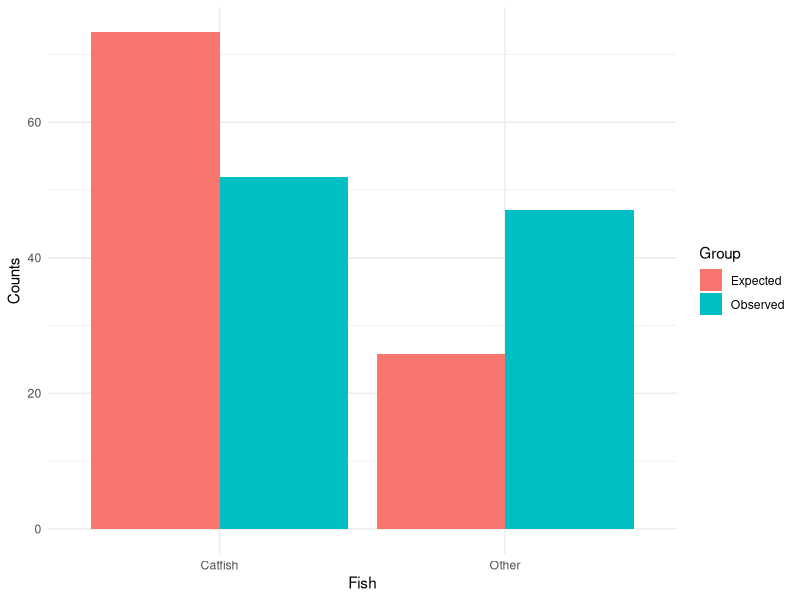
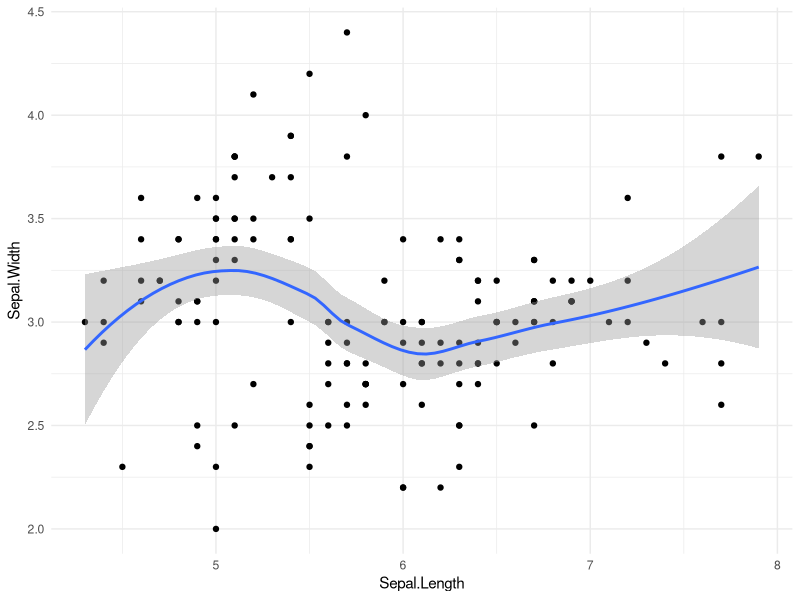
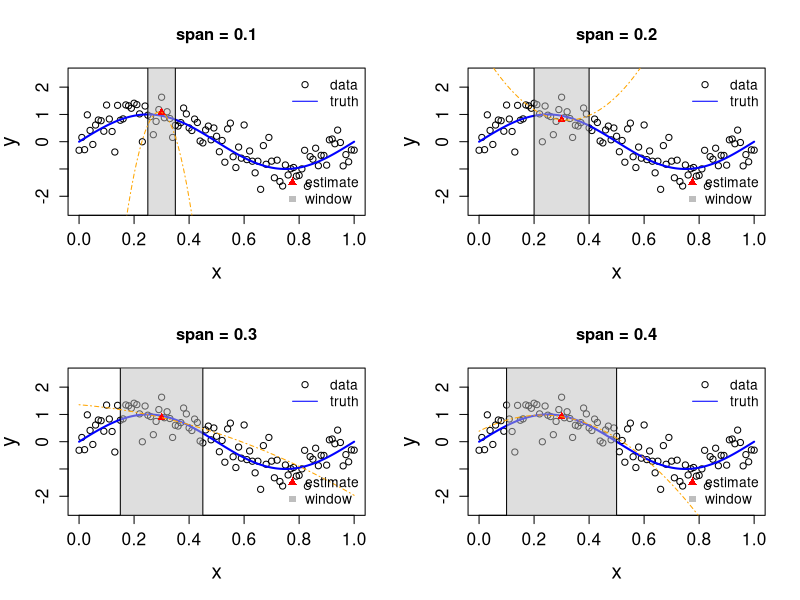
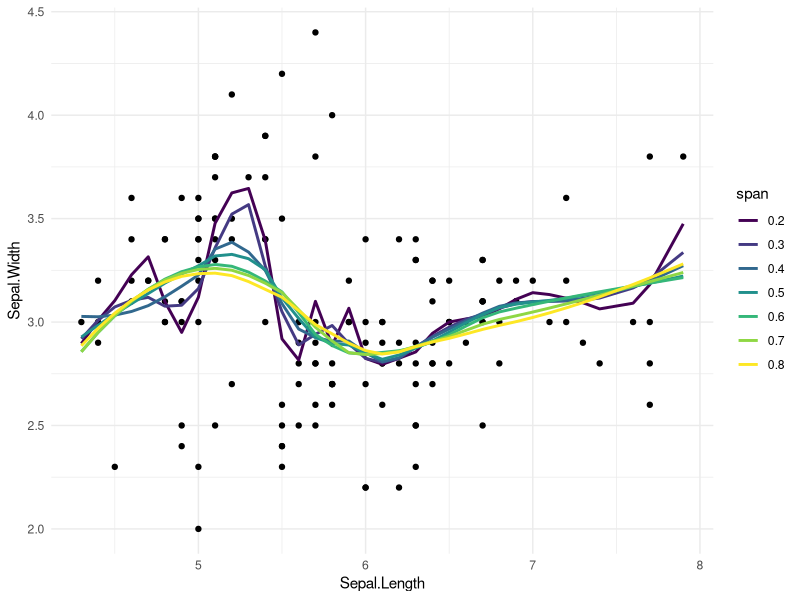
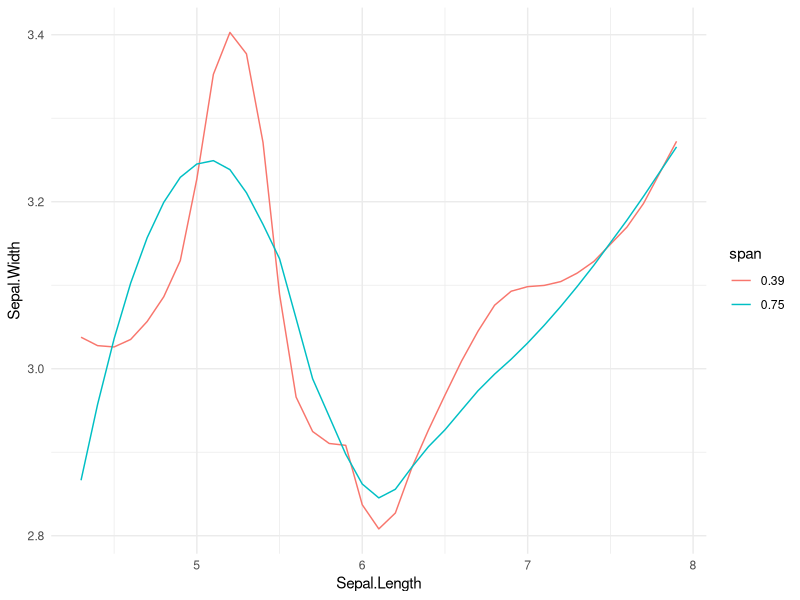
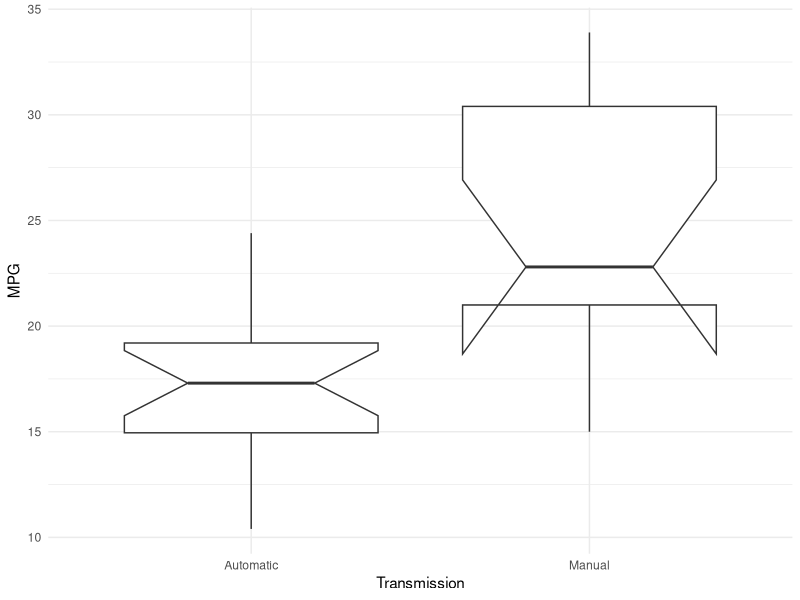
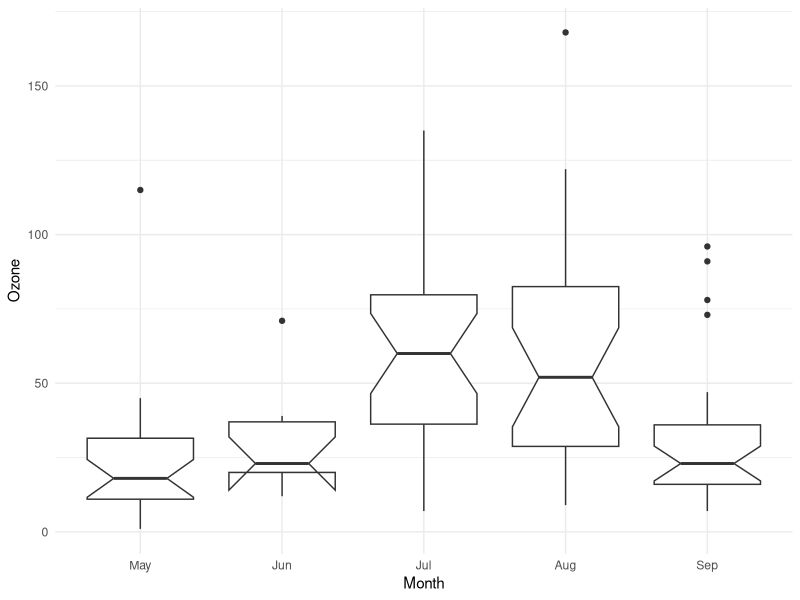

Generate these figures, in order, with R:
## ---- chunk 1
library( tidyverse )
library( forcats )
theme_set( theme_minimal() ) 
## ---- chunk 2
catfish <- 52
non_catfish <- 47 
## ---- chunk 3
samples <- c( catfish, non_catfish )
p_catfish <- 0.74
## ---- chunk 4
df <- data.frame( Counts = c( samples, 0.74 * sum(samples), ( (1-0.74) * sum(samples) )),
                    Fish = c("Catfish", "Other", "Catfish", "Other"),
                    Group = c("Observed","Observed", "Expected", "Expected") )

ggplot( df, 
        aes(Fish,Counts, fill=Group) )+ 
  geom_bar( position="dodge", stat="identity") 
## ---- chunk 5
fit <- binom.test(x=samples, p = p_catfish )
fit 
## ---- chunk 6
Observed <- matrix( c(52, 47, 32, 18), nrow=2, byrow = TRUE)
rownames( Observed ) <- c("Population 1", "Population 2")
colnames( Observed ) <- c("Catfish", "Other")
Observed
## ---- chunk 7
n1 <- 52 + 47
n2 <- 32 + 18 

Expected <- matrix( c( 0.74 * n1, 
                       (1-0.74) * n1, 
                       0.74 * n2,
                       (1-0.74) * n2), nrow=2, byrow = TRUE)
rownames( Expected ) <- c("Population 1", "Population 2")
colnames( Expected ) <- c("Catfish", "Other")
Expected
## ---- chunk 8
T <- sum(  (Observed - Expected)^2 / Expected )
T
## ---- chunk 9
alpha <- 0.05
p <- 1.0 - alpha 
critical.value <- qchisq( p ,1)
critical.value
## ---- chunk 10
p.value <- 1.0 - pchisq( T, df=1 )
p.value
## ---- chunk 11
df <- data.frame( Sample = 1:149,
                  Species = factor( c( rep("Catfish", 52), rep("Other", 47), 
                                       rep("Catfish", 32), rep("Other",18) ) ),
                  Site = factor( c( rep("Population 1", 99), rep("Population 2", 50))),
                  Measurement = rnorm(149,mean=12, sd=3))
summary( df )
## ---- chunk 12
head(df)
## ---- chunk 13
table( df$Site, df$Species )
## ---- chunk 14
iris |> 
  ggplot( aes(Sepal.Length, Sepal.Width) ) + 
  geom_point() + 
  stat_smooth()
## ---- chunk 15
tricube <- function(x, delta = 0.1) {
  ifelse(abs(x) < delta, (1 - abs(x)^3)^3, 0)
}
set.seed(1)
n <- 101
x <- seq(0, 1, length.out = n)
fx <- sin(2 * pi * x)
y <- fx + rnorm(n, sd = 0.5)

# define x* and color for window
xstar <- 0.3
cols <- rgb(190/255,190/255,190/255,alpha=0.5)

# set-up 2 x 2 subplot
par(mfrow = c(2,2))

# loop through spans (0.1, 0.2, 0.3, 0.4)
for(s in c(0.1, 0.2, 0.3, 0.4)){
  
  # plot data and true function
  plot(x, y, main = paste0("span = ", s), ylim = c(-2.5, 2.5),
       cex.lab = 1.5, cex.axis = 1.25)
  lines(x, fx, col = "blue", lwd = 2)
  
  # plot window
  window <- c(xstar - s / 2, xstar + s / 2)
  rect(window[1], -3, window[2], 3, col = cols)
  
  # define weights
  w <- tricube(x - xstar, delta = s / 2)
  
  # plot estimate
  X <- cbind(1, x - 0.5, (x - 0.5)^2)
  X.w <- sqrt(w) * X
  y.w <- sqrt(w) * y
  beta <- solve(crossprod(X.w)) %*% crossprod(X.w, y.w)
  ystar <- as.numeric(cbind(1, xstar - 0.5, (xstar - 0.5)^2) %*% beta)
  points(xstar, ystar, pch = 17, col = "red", cex = 1)
  
  # add regression line
  lines(x, X %*% beta, lty = 4, col="orange")
  
  # add legend
  legend("topright", legend = c("data", "truth"),
         pch = c(1, NA), lty = c(NA, 1), col = c("black", "blue"), bty = "n")
  legend("bottomright", legend = c("estimate", "window"),
         pch = c(17, 15), col = c("red", "gray"), bty = "n")
  
}
## ---- chunk 16
fit <- loess( Sepal.Width ~ Sepal.Length, data=iris)
fit
## ---- chunk 17
loess.spans <- function(x, y, s){
  nobs <- length(y)
  xs <- sort(x, index.return = TRUE)
  x <- xs$x
  y <- y[xs$ix]
  lo <- loess(y ~ x, span = s)
  data.frame(Sepal.Length = x, Sepal.Width = lo$fitted, span = s)
}


rbind( loess.spans( iris$Sepal.Length, iris$Sepal.Width, s = 0.2 ),
       loess.spans( iris$Sepal.Length, iris$Sepal.Width, s = 0.3 ),
       loess.spans( iris$Sepal.Length, iris$Sepal.Width, s = 0.4 ),
       loess.spans( iris$Sepal.Length, iris$Sepal.Width, s = 0.5 ),
       loess.spans( iris$Sepal.Length, iris$Sepal.Width, s = 0.6 ),
       loess.spans( iris$Sepal.Length, iris$Sepal.Width, s = 0.7 ),
       loess.spans( iris$Sepal.Length, iris$Sepal.Width, s = 0.8 ) )  |> 
  mutate( span = factor( span, ordered=TRUE )) |>
  ggplot( aes(Sepal.Length, Sepal.Width) ) + 
  geom_point( data = iris, ) + 
  geom_line( aes(color = span ), lwd=1)  
## ---- chunk 18
loess.gcv <- function(x, y){
  nobs <- length(y)
  xs <- sort(x, index.return = TRUE)
  x <- xs$x
  y <- y[xs$ix]
  tune.loess <- function(s){
    lo <- loess(y ~ x, span = s)
    mean((lo$fitted - y)^2) / (1 - lo$trace.hat/nobs)^2
  }
  os <- optimize(tune.loess, interval = c(.01, 99))$minimum
  lo <- loess(y ~ x, span = os)
  data.frame(Sepal.Length = x, Sepal.Width = lo$fitted, span = os)
}

rbind( loess.gcv( iris$Sepal.Length, iris$Sepal.Width ),
       loess.spans( iris$Sepal.Length, iris$Sepal.Width, s = 0.75 ) ) |> 
  mutate( span = factor(round(span,digits = 2))) |>
  ggplot( aes(Sepal.Length, Sepal.Width, color=span) ) + 
  geom_line() 
## ---- chunk 19
mtcars |>
  select( Transmission = am, MPG = mpg ) |>
  mutate( Transmission = as.factor( Transmission ) ) |>
  mutate( Transmission = fct_recode( Transmission, "Automatic"="0", "Manual"="1")) -> data

data |>
  ggplot( aes(Transmission, MPG) )  + 
  geom_boxplot( notch=TRUE )
## ---- chunk 20
fit <- wilcox.test( MPG ~ Transmission, data=data)
fit 
## ---- chunk 21
names(fit)
## ---- chunk 22
airquality |>
  select( Month, Ozone ) |> 
  mutate( Month = factor( Month ) ) |> 
  mutate( Month = fct_recode(Month, 
                             May="5",
                             Jun="6",
                             Jul="7",
                             Aug="8",
                             Sep="9" )) |> 
  filter( !is.na( Ozone )) -> data 
  
ggplot( data, aes(Month, Ozone) ) + 
  geom_boxplot(notch=TRUE)
## ---- chunk 23
fit <- kruskal.test( Ozone ~ Month, data=data )
fit 
## ---- chunk 24
names(fit)
